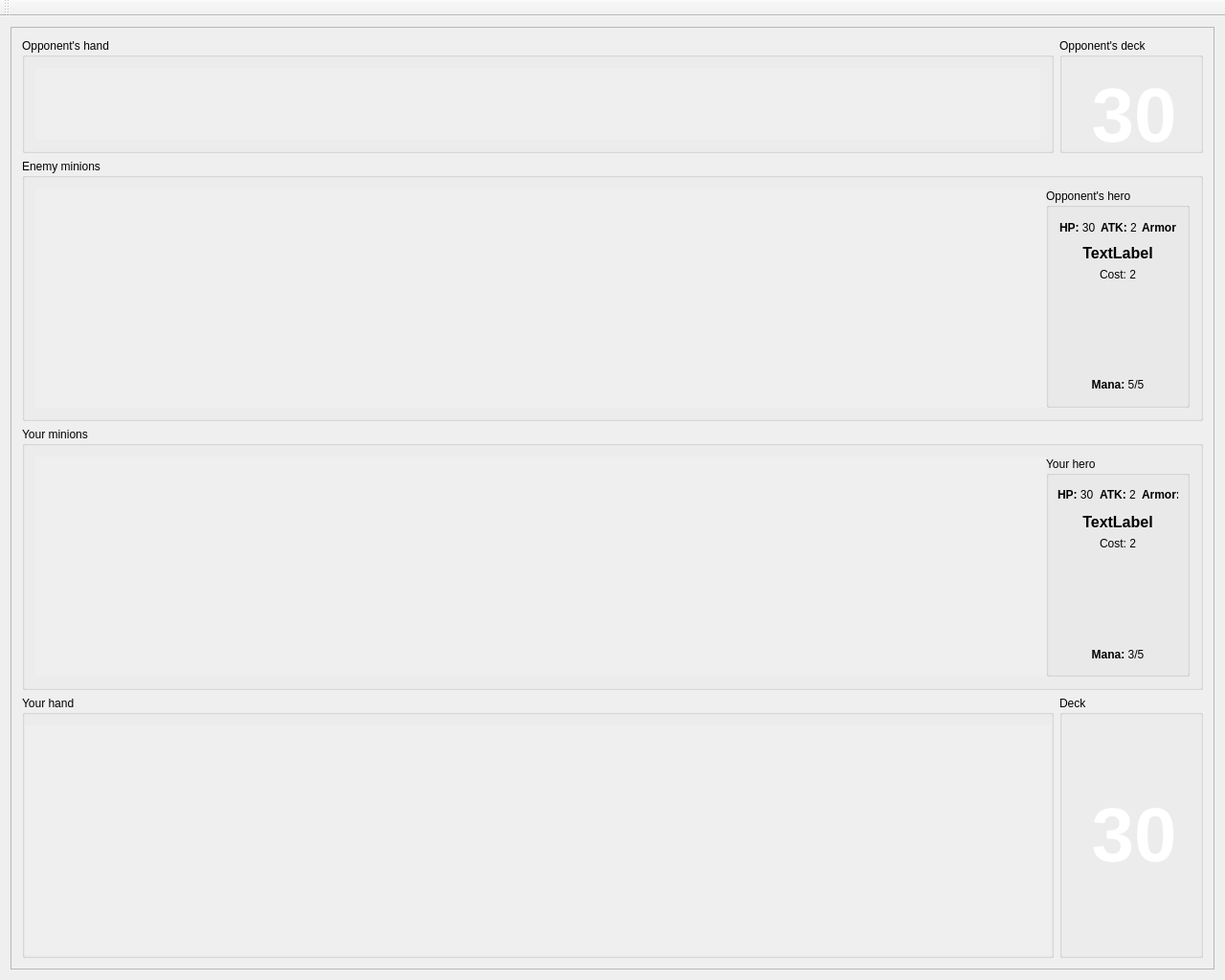
<?xml version="1.0" encoding="UTF-8"?>
<ui version="4.0">
 <class>GUIHumanPlayer</class>
 <widget class="QMainWindow" name="GUIHumanPlayer">
  <property name="geometry">
   <rect>
    <x>0</x>
    <y>0</y>
    <width>1280</width>
    <height>1024</height>
   </rect>
  </property>
  <property name="minimumSize">
   <size>
    <width>1280</width>
    <height>1024</height>
   </size>
  </property>
  <property name="windowTitle">
   <string>Player X</string>
  </property>
  <widget class="QWidget" name="centralWidget">
   <layout class="QHBoxLayout" name="horizontalLayout_10">
    <item>
     <widget class="QScrollArea" name="scrollArea">
      <property name="widgetResizable">
       <bool>true</bool>
      </property>
      <widget class="QWidget" name="scrollAreaWidgetContents_2">
       <property name="geometry">
        <rect>
         <x>0</x>
         <y>0</y>
         <width>1260</width>
         <height>971</height>
        </rect>
       </property>
       <layout class="QVBoxLayout" name="verticalLayout_2">
        <item>
         <layout class="QHBoxLayout" name="horizontalLayout_2" stretch="0,0">
          <item>
           <widget class="QGroupBox" name="eHandBox">
            <property name="minimumSize">
             <size>
              <width>0</width>
              <height>0</height>
             </size>
            </property>
            <property name="maximumSize">
             <size>
              <width>16777215</width>
              <height>120</height>
             </size>
            </property>
            <property name="title">
             <string>Opponent's hand</string>
            </property>
            <layout class="QHBoxLayout" name="horizontalLayout_5">
             <property name="spacing">
              <number>0</number>
             </property>
             <item>
              <widget class="QScrollArea" name="scrollArea_2">
               <property name="frameShape">
                <enum>QFrame::NoFrame</enum>
               </property>
               <property name="verticalScrollBarPolicy">
                <enum>Qt::ScrollBarAlwaysOff</enum>
               </property>
               <property name="widgetResizable">
                <bool>true</bool>
               </property>
               <widget class="QWidget" name="eHand">
                <property name="geometry">
                 <rect>
                  <x>0</x>
                  <y>0</y>
                  <width>1064</width>
                  <height>87</height>
                 </rect>
                </property>
                <layout class="QHBoxLayout" name="horizontalLayout_11"/>
               </widget>
              </widget>
             </item>
            </layout>
           </widget>
          </item>
          <item>
           <widget class="QGroupBox" name="groupBox_4">
            <property name="minimumSize">
             <size>
              <width>150</width>
              <height>120</height>
             </size>
            </property>
            <property name="maximumSize">
             <size>
              <width>150</width>
              <height>150</height>
             </size>
            </property>
            <property name="title">
             <string>Opponent's deck</string>
            </property>
            <layout class="QHBoxLayout" name="horizontalLayout_3">
             <property name="spacing">
              <number>0</number>
             </property>
             <property name="leftMargin">
              <number>0</number>
             </property>
             <property name="topMargin">
              <number>0</number>
             </property>
             <property name="rightMargin">
              <number>0</number>
             </property>
             <property name="bottomMargin">
              <number>0</number>
             </property>
             <item>
              <widget class="QLabel" name="eDeckQ">
               <property name="minimumSize">
                <size>
                 <width>150</width>
                 <height>120</height>
                </size>
               </property>
               <property name="maximumSize">
                <size>
                 <width>150</width>
                 <height>130</height>
                </size>
               </property>
               <property name="font">
                <font>
                 <pointsize>60</pointsize>
                 <weight>75</weight>
                 <bold>true</bold>
                </font>
               </property>
               <property name="styleSheet">
                <string notr="true">color: white;
background-image: url(:/img/cardBack.png);</string>
               </property>
               <property name="text">
                <string>30</string>
               </property>
               <property name="alignment">
                <set>Qt::AlignCenter</set>
               </property>
              </widget>
             </item>
            </layout>
           </widget>
          </item>
         </layout>
        </item>
        <item>
         <widget class="QGroupBox" name="groupBox_5">
          <property name="minimumSize">
           <size>
            <width>0</width>
            <height>250</height>
           </size>
          </property>
          <property name="maximumSize">
           <size>
            <width>16777215</width>
            <height>16777215</height>
           </size>
          </property>
          <property name="title">
           <string>Enemy minions</string>
          </property>
          <layout class="QHBoxLayout" name="horizontalLayout_7">
           <property name="spacing">
            <number>0</number>
           </property>
           <item>
            <widget class="QScrollArea" name="scrollArea_3">
             <property name="minimumSize">
              <size>
               <width>0</width>
               <height>0</height>
              </size>
             </property>
             <property name="frameShape">
              <enum>QFrame::NoFrame</enum>
             </property>
             <property name="verticalScrollBarPolicy">
              <enum>Qt::ScrollBarAlwaysOff</enum>
             </property>
             <property name="widgetResizable">
              <bool>true</bool>
             </property>
             <widget class="QWidget" name="eMinions">
              <property name="geometry">
               <rect>
                <x>0</x>
                <y>0</y>
                <width>1072</width>
                <height>217</height>
               </rect>
              </property>
              <layout class="QHBoxLayout" name="horizontalLayout_12"/>
             </widget>
            </widget>
           </item>
           <item>
            <widget class="QGroupBox" name="eHero">
             <property name="minimumSize">
              <size>
               <width>150</width>
               <height>0</height>
              </size>
             </property>
             <property name="maximumSize">
              <size>
               <width>138</width>
               <height>16777215</height>
              </size>
             </property>
             <property name="title">
              <string>Opponent's hero</string>
             </property>
             <layout class="QVBoxLayout" name="verticalLayout_5">
              <item>
               <layout class="QHBoxLayout" name="horizontalLayout_9">
                <property name="leftMargin">
                 <number>0</number>
                </property>
                <property name="topMargin">
                 <number>0</number>
                </property>
                <item>
                 <widget class="QLabel" name="eHeroHp">
                  <property name="text">
                   <string>&lt;html&gt;&lt;head/&gt;&lt;body&gt;&lt;p&gt;&lt;span style=&quot; font-weight:600;&quot;&gt;HP:&lt;/span&gt; 30&lt;/p&gt;&lt;/body&gt;&lt;/html&gt;</string>
                  </property>
                  <property name="textFormat">
                   <enum>Qt::RichText</enum>
                  </property>
                 </widget>
                </item>
                <item>
                 <widget class="QLabel" name="eHeroAtk">
                  <property name="text">
                   <string>&lt;html&gt;&lt;head/&gt;&lt;body&gt;&lt;p&gt;&lt;span style=&quot; font-weight:600;&quot;&gt;ATK:&lt;/span&gt; 2&lt;/p&gt;&lt;/body&gt;&lt;/html&gt;</string>
                  </property>
                  <property name="textFormat">
                   <enum>Qt::RichText</enum>
                  </property>
                 </widget>
                </item>
                <item>
                 <widget class="QLabel" name="eHeroArmor">
                  <property name="text">
                   <string>&lt;b&gt;Armor:&lt;/b&gt; 4</string>
                  </property>
                  <property name="textFormat">
                   <enum>Qt::RichText</enum>
                  </property>
                 </widget>
                </item>
               </layout>
              </item>
              <item>
               <widget class="QLabel" name="eSpName">
                <property name="font">
                 <font>
                  <pointsize>12</pointsize>
                  <weight>75</weight>
                  <bold>true</bold>
                 </font>
                </property>
                <property name="text">
                 <string>TextLabel</string>
                </property>
                <property name="alignment">
                 <set>Qt::AlignBottom|Qt::AlignHCenter</set>
                </property>
               </widget>
              </item>
              <item>
               <widget class="QLabel" name="eSpCost">
                <property name="maximumSize">
                 <size>
                  <width>16777215</width>
                  <height>20</height>
                 </size>
                </property>
                <property name="text">
                 <string>Cost: 2</string>
                </property>
                <property name="alignment">
                 <set>Qt::AlignHCenter|Qt::AlignTop</set>
                </property>
               </widget>
              </item>
              <item>
               <widget class="QPlainTextEdit" name="eSpDesc">
                <property name="maximumSize">
                 <size>
                  <width>16777215</width>
                  <height>80</height>
                 </size>
                </property>
                <property name="styleSheet">
                 <string notr="true">background-color: rgba(0,0,0,0)</string>
                </property>
                <property name="frameShape">
                 <enum>QFrame::NoFrame</enum>
                </property>
                <property name="frameShadow">
                 <enum>QFrame::Plain</enum>
                </property>
                <property name="lineWidth">
                 <number>0</number>
                </property>
                <property name="horizontalScrollBarPolicy">
                 <enum>Qt::ScrollBarAlwaysOff</enum>
                </property>
                <property name="undoRedoEnabled">
                 <bool>false</bool>
                </property>
                <property name="plainText">
                 <string/>
                </property>
                <property name="textInteractionFlags">
                 <set>Qt::NoTextInteraction</set>
                </property>
               </widget>
              </item>
              <item>
               <widget class="QLabel" name="eMana">
                <property name="text">
                 <string>&lt;b&gt;Mana:&lt;/b&gt; 5/5</string>
                </property>
                <property name="alignment">
                 <set>Qt::AlignCenter</set>
                </property>
               </widget>
              </item>
             </layout>
            </widget>
           </item>
          </layout>
         </widget>
        </item>
        <item>
         <widget class="QGroupBox" name="groupBox_6">
          <property name="minimumSize">
           <size>
            <width>0</width>
            <height>250</height>
           </size>
          </property>
          <property name="maximumSize">
           <size>
            <width>16777215</width>
            <height>16777215</height>
           </size>
          </property>
          <property name="title">
           <string>Your minions</string>
          </property>
          <layout class="QHBoxLayout" name="horizontalLayout_6">
           <property name="spacing">
            <number>0</number>
           </property>
           <item>
            <widget class="QScrollArea" name="scrollArea_4">
             <property name="sizePolicy">
              <sizepolicy hsizetype="Expanding" vsizetype="Expanding">
               <horstretch>0</horstretch>
               <verstretch>0</verstretch>
              </sizepolicy>
             </property>
             <property name="minimumSize">
              <size>
               <width>0</width>
               <height>0</height>
              </size>
             </property>
             <property name="frameShape">
              <enum>QFrame::NoFrame</enum>
             </property>
             <property name="frameShadow">
              <enum>QFrame::Plain</enum>
             </property>
             <property name="verticalScrollBarPolicy">
              <enum>Qt::ScrollBarAlwaysOff</enum>
             </property>
             <property name="sizeAdjustPolicy">
              <enum>QAbstractScrollArea::AdjustToContents</enum>
             </property>
             <property name="widgetResizable">
              <bool>true</bool>
             </property>
             <widget class="QWidget" name="minions">
              <property name="geometry">
               <rect>
                <x>0</x>
                <y>0</y>
                <width>1072</width>
                <height>217</height>
               </rect>
              </property>
              <layout class="QHBoxLayout" name="horizontalLayout_10"/>
             </widget>
            </widget>
           </item>
           <item>
            <widget class="QGroupBox" name="hero">
             <property name="minimumSize">
              <size>
               <width>150</width>
               <height>0</height>
              </size>
             </property>
             <property name="maximumSize">
              <size>
               <width>138</width>
               <height>16777215</height>
              </size>
             </property>
             <property name="title">
              <string>Your hero</string>
             </property>
             <layout class="QVBoxLayout" name="verticalLayout_4">
              <property name="leftMargin">
               <number>9</number>
              </property>
              <property name="topMargin">
               <number>9</number>
              </property>
              <property name="rightMargin">
               <number>9</number>
              </property>
              <property name="bottomMargin">
               <number>9</number>
              </property>
              <item>
               <layout class="QHBoxLayout" name="horizontalLayout_8">
                <property name="leftMargin">
                 <number>0</number>
                </property>
                <property name="topMargin">
                 <number>0</number>
                </property>
                <item>
                 <widget class="QLabel" name="heroHp">
                  <property name="text">
                   <string>&lt;html&gt;&lt;head/&gt;&lt;body&gt;&lt;p&gt;&lt;span style=&quot; font-weight:600;&quot;&gt;HP:&lt;/span&gt; 30&lt;/p&gt;&lt;/body&gt;&lt;/html&gt;</string>
                  </property>
                  <property name="textFormat">
                   <enum>Qt::RichText</enum>
                  </property>
                 </widget>
                </item>
                <item>
                 <widget class="QLabel" name="heroAtk">
                  <property name="text">
                   <string>&lt;html&gt;&lt;head/&gt;&lt;body&gt;&lt;p&gt;&lt;span style=&quot; font-weight:600;&quot;&gt;ATK:&lt;/span&gt; 2&lt;/p&gt;&lt;/body&gt;&lt;/html&gt;</string>
                  </property>
                  <property name="textFormat">
                   <enum>Qt::RichText</enum>
                  </property>
                  <property name="alignment">
                   <set>Qt::AlignCenter</set>
                  </property>
                 </widget>
                </item>
                <item>
                 <widget class="QLabel" name="heroArmor">
                  <property name="text">
                   <string>&lt;b&gt;Armor:&lt;/b&gt; 4</string>
                  </property>
                  <property name="textFormat">
                   <enum>Qt::RichText</enum>
                  </property>
                  <property name="alignment">
                   <set>Qt::AlignRight|Qt::AlignTrailing|Qt::AlignVCenter</set>
                  </property>
                 </widget>
                </item>
               </layout>
              </item>
              <item>
               <widget class="QLabel" name="spName">
                <property name="font">
                 <font>
                  <pointsize>12</pointsize>
                  <weight>75</weight>
                  <bold>true</bold>
                 </font>
                </property>
                <property name="text">
                 <string>TextLabel</string>
                </property>
                <property name="alignment">
                 <set>Qt::AlignBottom|Qt::AlignHCenter</set>
                </property>
               </widget>
              </item>
              <item>
               <widget class="QLabel" name="spCost">
                <property name="maximumSize">
                 <size>
                  <width>16777215</width>
                  <height>20</height>
                 </size>
                </property>
                <property name="text">
                 <string>Cost: 2</string>
                </property>
                <property name="alignment">
                 <set>Qt::AlignHCenter|Qt::AlignTop</set>
                </property>
               </widget>
              </item>
              <item>
               <widget class="QPlainTextEdit" name="spDesc">
                <property name="maximumSize">
                 <size>
                  <width>16777215</width>
                  <height>80</height>
                 </size>
                </property>
                <property name="styleSheet">
                 <string notr="true">background-color: rgba(0,0,0,0)</string>
                </property>
                <property name="frameShape">
                 <enum>QFrame::NoFrame</enum>
                </property>
                <property name="frameShadow">
                 <enum>QFrame::Plain</enum>
                </property>
                <property name="lineWidth">
                 <number>0</number>
                </property>
                <property name="horizontalScrollBarPolicy">
                 <enum>Qt::ScrollBarAlwaysOff</enum>
                </property>
                <property name="undoRedoEnabled">
                 <bool>false</bool>
                </property>
                <property name="plainText">
                 <string/>
                </property>
                <property name="textInteractionFlags">
                 <set>Qt::NoTextInteraction</set>
                </property>
               </widget>
              </item>
              <item>
               <widget class="QLabel" name="mana">
                <property name="text">
                 <string>&lt;b&gt;Mana:&lt;/b&gt; 3/5</string>
                </property>
                <property name="alignment">
                 <set>Qt::AlignCenter</set>
                </property>
               </widget>
              </item>
             </layout>
            </widget>
           </item>
          </layout>
         </widget>
        </item>
        <item>
         <layout class="QHBoxLayout" name="horizontalLayout">
          <property name="sizeConstraint">
           <enum>QLayout::SetMaximumSize</enum>
          </property>
          <item>
           <widget class="QGroupBox" name="handBox">
            <property name="minimumSize">
             <size>
              <width>0</width>
              <height>250</height>
             </size>
            </property>
            <property name="maximumSize">
             <size>
              <width>16777215</width>
              <height>16777215</height>
             </size>
            </property>
            <property name="title">
             <string>Your hand</string>
            </property>
            <layout class="QHBoxLayout" name="horizontalLayout_14">
             <property name="spacing">
              <number>0</number>
             </property>
             <property name="leftMargin">
              <number>0</number>
             </property>
             <property name="rightMargin">
              <number>0</number>
             </property>
             <property name="bottomMargin">
              <number>0</number>
             </property>
             <item>
              <widget class="QScrollArea" name="scrollArea_5">
               <property name="sizePolicy">
                <sizepolicy hsizetype="Expanding" vsizetype="Expanding">
                 <horstretch>0</horstretch>
                 <verstretch>0</verstretch>
                </sizepolicy>
               </property>
               <property name="minimumSize">
                <size>
                 <width>0</width>
                 <height>0</height>
                </size>
               </property>
               <property name="frameShape">
                <enum>QFrame::NoFrame</enum>
               </property>
               <property name="verticalScrollBarPolicy">
                <enum>Qt::ScrollBarAlwaysOff</enum>
               </property>
               <property name="widgetResizable">
                <bool>true</bool>
               </property>
               <widget class="QWidget" name="hand">
                <property name="geometry">
                 <rect>
                  <x>0</x>
                  <y>0</y>
                  <width>1082</width>
                  <height>226</height>
                 </rect>
                </property>
                <layout class="QHBoxLayout" name="horizontalLayout_13"/>
               </widget>
              </widget>
             </item>
            </layout>
           </widget>
          </item>
          <item>
           <widget class="QGroupBox" name="groupBox_2">
            <property name="minimumSize">
             <size>
              <width>150</width>
              <height>0</height>
             </size>
            </property>
            <property name="maximumSize">
             <size>
              <width>150</width>
              <height>16777215</height>
             </size>
            </property>
            <property name="title">
             <string>Deck</string>
            </property>
            <layout class="QHBoxLayout" name="horizontalLayout_4">
             <property name="spacing">
              <number>0</number>
             </property>
             <property name="sizeConstraint">
              <enum>QLayout::SetDefaultConstraint</enum>
             </property>
             <property name="leftMargin">
              <number>0</number>
             </property>
             <property name="topMargin">
              <number>0</number>
             </property>
             <property name="rightMargin">
              <number>0</number>
             </property>
             <property name="bottomMargin">
              <number>0</number>
             </property>
             <item>
              <widget class="QLabel" name="deckQ">
               <property name="minimumSize">
                <size>
                 <width>150</width>
                 <height>224</height>
                </size>
               </property>
               <property name="maximumSize">
                <size>
                 <width>150</width>
                 <height>224</height>
                </size>
               </property>
               <property name="font">
                <font>
                 <pointsize>60</pointsize>
                 <weight>75</weight>
                 <bold>true</bold>
                </font>
               </property>
               <property name="styleSheet">
                <string notr="true">color: white;
background-image: url(:/img/cardBack.png);</string>
               </property>
               <property name="text">
                <string>30</string>
               </property>
               <property name="alignment">
                <set>Qt::AlignCenter</set>
               </property>
              </widget>
             </item>
            </layout>
           </widget>
          </item>
         </layout>
        </item>
       </layout>
      </widget>
     </widget>
    </item>
   </layout>
  </widget>
  <widget class="QMenuBar" name="menuBar">
   <property name="geometry">
    <rect>
     <x>0</x>
     <y>0</y>
     <width>1280</width>
     <height>21</height>
    </rect>
   </property>
  </widget>
  <widget class="QToolBar" name="mainToolBar">
   <attribute name="toolBarArea">
    <enum>TopToolBarArea</enum>
   </attribute>
   <attribute name="toolBarBreak">
    <bool>false</bool>
   </attribute>
  </widget>
 </widget>
 <layoutdefault spacing="6" margin="11"/>
 <resources/>
 <connections/>
</ui>
